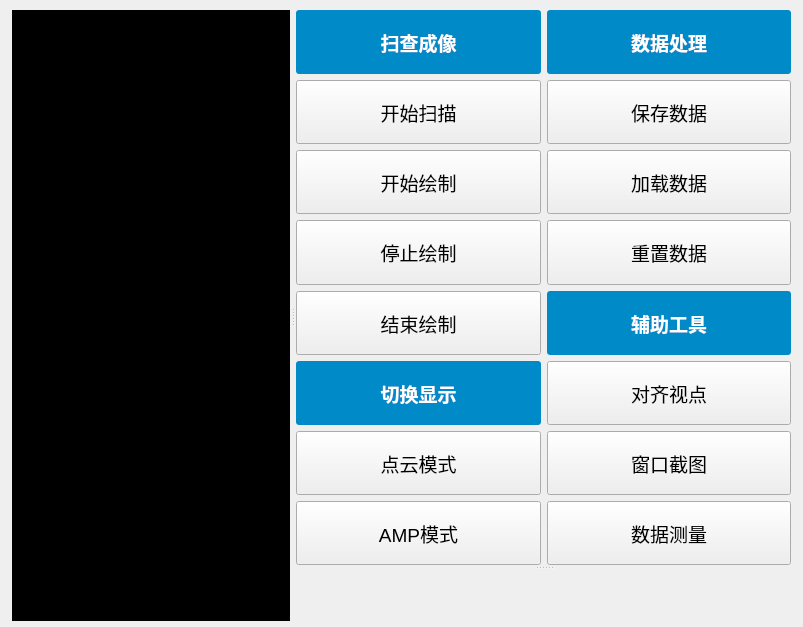
<?xml version="1.0" encoding="UTF-8"?>
<ui version="4.0">
 <class>MainWindow3</class>
 <widget class="QMainWindow" name="MainWindow3">
  <property name="geometry">
   <rect>
    <x>0</x>
    <y>0</y>
    <width>803</width>
    <height>627</height>
   </rect>
  </property>
  <property name="sizePolicy">
   <sizepolicy hsizetype="Expanding" vsizetype="Expanding">
    <horstretch>0</horstretch>
    <verstretch>0</verstretch>
   </sizepolicy>
  </property>
  <property name="windowTitle">
   <string>MainWindow</string>
  </property>
  <widget class="QWidget" name="centralwidget">
   <property name="sizePolicy">
    <sizepolicy hsizetype="Expanding" vsizetype="Expanding">
     <horstretch>0</horstretch>
     <verstretch>0</verstretch>
    </sizepolicy>
   </property>
   <widget class="QWidget" name="layoutWidget">
    <property name="geometry">
     <rect>
      <x>0</x>
      <y>0</y>
      <width>801</width>
      <height>631</height>
     </rect>
    </property>
    <layout class="QGridLayout" name="gridLayout_2" rowstretch="0" columnstretch="0,0,0" columnminimumwidth="0,0,0">
     <property name="sizeConstraint">
      <enum>QLayout::SizeConstraint::SetDefaultConstraint</enum>
     </property>
     <property name="leftMargin">
      <number>10</number>
     </property>
     <property name="topMargin">
      <number>10</number>
     </property>
     <property name="rightMargin">
      <number>10</number>
     </property>
     <property name="bottomMargin">
      <number>10</number>
     </property>
     <property name="horizontalSpacing">
      <number>2</number>
     </property>
     <property name="verticalSpacing">
      <number>0</number>
     </property>
     <item row="0" column="0" colspan="2">
      <widget class="QWidget" name="colorBarWidget" native="true"/>
     </item>
     <item row="0" column="2">
      <widget class="QSplitter" name="mainSplitter">
       <property name="orientation">
        <enum>Qt::Orientation::Horizontal</enum>
       </property>
       <property name="handleWidth">
        <number>6</number>
       </property>
       <property name="childrenCollapsible">
        <bool>false</bool>
       </property>
       <widget class="QVTKOpenGLNativeWidget" name="vtkWidget" native="true">
        <property name="sizePolicy">
         <sizepolicy hsizetype="Expanding" vsizetype="Expanding">
          <horstretch>0</horstretch>
          <verstretch>0</verstretch>
         </sizepolicy>
        </property>
        <property name="styleSheet">
         <string notr="true">background-color: rgb(0, 0, 0);</string>
        </property>
       </widget>
       <widget class="QSplitter" name="rightPanelSplitter">
        <property name="frameShape">
         <enum>QFrame::Shape::NoFrame</enum>
        </property>
        <property name="lineWidth">
         <number>1</number>
        </property>
        <property name="midLineWidth">
         <number>0</number>
        </property>
        <property name="orientation">
         <enum>Qt::Orientation::Vertical</enum>
        </property>
        <property name="opaqueResize">
         <bool>true</bool>
        </property>
        <property name="handleWidth">
         <number>6</number>
        </property>
        <property name="childrenCollapsible">
         <bool>false</bool>
        </property>
        <widget class="QWidget" name="rightPanelTopWidget">
         <layout class="QGridLayout" name="gridLayout" columnstretch="0,0">
          <item row="3" column="1">
           <widget class="QPushButton" name="pushButton_4">
            <property name="sizePolicy">
             <sizepolicy hsizetype="Expanding" vsizetype="Expanding">
              <horstretch>0</horstretch>
              <verstretch>0</verstretch>
             </sizepolicy>
            </property>
            <property name="font">
             <font>
              <pointsize>14</pointsize>
             </font>
            </property>
            <property name="text">
             <string>重置数据</string>
            </property>
           </widget>
          </item>
          <item row="3" column="0">
           <widget class="QPushButton" name="pushButton_2">
            <property name="sizePolicy">
             <sizepolicy hsizetype="Expanding" vsizetype="Expanding">
              <horstretch>0</horstretch>
              <verstretch>0</verstretch>
             </sizepolicy>
            </property>
            <property name="font">
             <font>
              <pointsize>14</pointsize>
             </font>
            </property>
            <property name="text">
             <string>停止绘制</string>
            </property>
           </widget>
          </item>
          <item row="2" column="0">
           <widget class="QPushButton" name="pushButton">
            <property name="sizePolicy">
             <sizepolicy hsizetype="Expanding" vsizetype="Expanding">
              <horstretch>0</horstretch>
              <verstretch>0</verstretch>
             </sizepolicy>
            </property>
            <property name="font">
             <font>
              <pointsize>14</pointsize>
             </font>
            </property>
            <property name="text">
             <string>开始绘制</string>
            </property>
           </widget>
          </item>
          <item row="1" column="0">
           <widget class="QPushButton" name="pushButton_7">
            <property name="sizePolicy">
             <sizepolicy hsizetype="Expanding" vsizetype="Expanding">
              <horstretch>0</horstretch>
              <verstretch>0</verstretch>
             </sizepolicy>
            </property>
            <property name="font">
             <font>
              <pointsize>14</pointsize>
             </font>
            </property>
            <property name="text">
             <string>开始扫描</string>
            </property>
           </widget>
          </item>
          <item row="2" column="1">
           <widget class="QPushButton" name="pushButton_6">
            <property name="sizePolicy">
             <sizepolicy hsizetype="Expanding" vsizetype="Expanding">
              <horstretch>0</horstretch>
              <verstretch>0</verstretch>
             </sizepolicy>
            </property>
            <property name="font">
             <font>
              <pointsize>14</pointsize>
             </font>
            </property>
            <property name="text">
             <string>加载数据</string>
            </property>
           </widget>
          </item>
          <item row="0" column="1">
           <widget class="QLabel" name="label_2">
            <property name="sizePolicy">
             <sizepolicy hsizetype="Expanding" vsizetype="Expanding">
              <horstretch>0</horstretch>
              <verstretch>0</verstretch>
             </sizepolicy>
            </property>
            <property name="font">
             <font>
              <pointsize>14</pointsize>
              <bold>true</bold>
             </font>
            </property>
            <property name="styleSheet">
             <string notr="true">border-radius: 3px;
color: rgb(255, 255, 255);
background-color: rgb(0, 138, 200);</string>
            </property>
            <property name="text">
             <string>数据处理</string>
            </property>
            <property name="alignment">
             <set>Qt::AlignmentFlag::AlignCenter</set>
            </property>
           </widget>
          </item>
          <item row="1" column="1">
           <widget class="QPushButton" name="pushButton_5">
            <property name="sizePolicy">
             <sizepolicy hsizetype="Expanding" vsizetype="Expanding">
              <horstretch>0</horstretch>
              <verstretch>0</verstretch>
             </sizepolicy>
            </property>
            <property name="font">
             <font>
              <pointsize>14</pointsize>
             </font>
            </property>
            <property name="text">
             <string>保存数据</string>
            </property>
           </widget>
          </item>
          <item row="4" column="0">
           <widget class="QPushButton" name="pushButton_3">
            <property name="sizePolicy">
             <sizepolicy hsizetype="Expanding" vsizetype="Expanding">
              <horstretch>0</horstretch>
              <verstretch>0</verstretch>
             </sizepolicy>
            </property>
            <property name="font">
             <font>
              <pointsize>14</pointsize>
             </font>
            </property>
            <property name="text">
             <string>结束绘制</string>
            </property>
           </widget>
          </item>
          <item row="0" column="0">
           <widget class="QLabel" name="label">
            <property name="sizePolicy">
             <sizepolicy hsizetype="Expanding" vsizetype="Expanding">
              <horstretch>0</horstretch>
              <verstretch>0</verstretch>
             </sizepolicy>
            </property>
            <property name="font">
             <font>
              <pointsize>14</pointsize>
              <bold>true</bold>
             </font>
            </property>
            <property name="styleSheet">
             <string notr="true">border-radius: 3px;
color: rgb(255, 255, 255);
background-color: rgb(0, 138, 200);</string>
            </property>
            <property name="text">
             <string>扫查成像</string>
            </property>
            <property name="alignment">
             <set>Qt::AlignmentFlag::AlignCenter</set>
            </property>
           </widget>
          </item>
          <item row="5" column="0">
           <widget class="QLabel" name="label_3">
            <property name="sizePolicy">
             <sizepolicy hsizetype="Expanding" vsizetype="Expanding">
              <horstretch>0</horstretch>
              <verstretch>0</verstretch>
             </sizepolicy>
            </property>
            <property name="font">
             <font>
              <pointsize>14</pointsize>
              <bold>true</bold>
             </font>
            </property>
            <property name="styleSheet">
             <string notr="true">border-radius: 3px;
color: rgb(255, 255, 255);
background-color: rgb(0, 138, 200);</string>
            </property>
            <property name="text">
             <string>切换显示</string>
            </property>
            <property name="alignment">
             <set>Qt::AlignmentFlag::AlignCenter</set>
            </property>
           </widget>
          </item>
          <item row="11" column="0">
           <widget class="QPushButton" name="pushButton_12">
            <property name="sizePolicy">
             <sizepolicy hsizetype="Expanding" vsizetype="Expanding">
              <horstretch>0</horstretch>
              <verstretch>0</verstretch>
             </sizepolicy>
            </property>
            <property name="font">
             <font>
              <pointsize>14</pointsize>
             </font>
            </property>
            <property name="text">
             <string>点云模式</string>
            </property>
           </widget>
          </item>
          <item row="12" column="0">
           <widget class="QPushButton" name="pushButton_8">
            <property name="sizePolicy">
             <sizepolicy hsizetype="Expanding" vsizetype="Expanding">
              <horstretch>0</horstretch>
              <verstretch>0</verstretch>
             </sizepolicy>
            </property>
            <property name="font">
             <font>
              <pointsize>14</pointsize>
             </font>
            </property>
            <property name="text">
             <string>AMP模式</string>
            </property>
           </widget>
          </item>
          <item row="4" column="1">
           <widget class="QLabel" name="label_4">
            <property name="sizePolicy">
             <sizepolicy hsizetype="Expanding" vsizetype="Expanding">
              <horstretch>0</horstretch>
              <verstretch>0</verstretch>
             </sizepolicy>
            </property>
            <property name="font">
             <font>
              <pointsize>14</pointsize>
              <bold>true</bold>
             </font>
            </property>
            <property name="styleSheet">
             <string notr="true">border-radius: 3px;
color: rgb(255, 255, 255);
background-color: rgb(0, 138, 200);</string>
            </property>
            <property name="text">
             <string>辅助工具</string>
            </property>
            <property name="alignment">
             <set>Qt::AlignmentFlag::AlignCenter</set>
            </property>
           </widget>
          </item>
          <item row="5" column="1">
           <widget class="QPushButton" name="pushButton_9">
            <property name="sizePolicy">
             <sizepolicy hsizetype="Expanding" vsizetype="Expanding">
              <horstretch>0</horstretch>
              <verstretch>0</verstretch>
             </sizepolicy>
            </property>
            <property name="font">
             <font>
              <pointsize>14</pointsize>
             </font>
            </property>
            <property name="text">
             <string>对齐视点</string>
            </property>
           </widget>
          </item>
          <item row="11" column="1">
           <widget class="QPushButton" name="pushButton_11">
            <property name="sizePolicy">
             <sizepolicy hsizetype="Expanding" vsizetype="Expanding">
              <horstretch>0</horstretch>
              <verstretch>0</verstretch>
             </sizepolicy>
            </property>
            <property name="font">
             <font>
              <pointsize>14</pointsize>
             </font>
            </property>
            <property name="text">
             <string>窗口截图</string>
            </property>
           </widget>
          </item>
          <item row="12" column="1">
           <widget class="QPushButton" name="pushButton_10">
            <property name="sizePolicy">
             <sizepolicy hsizetype="Expanding" vsizetype="Expanding">
              <horstretch>0</horstretch>
              <verstretch>0</verstretch>
             </sizepolicy>
            </property>
            <property name="font">
             <font>
              <pointsize>14</pointsize>
             </font>
            </property>
            <property name="text">
             <string>数据测量</string>
            </property>
           </widget>
          </item>
         </layout>
        </widget>
        <widget class="DataPanel" name="dataPanel">
         <property name="sizePolicy">
          <sizepolicy hsizetype="Expanding" vsizetype="Expanding">
           <horstretch>0</horstretch>
           <verstretch>0</verstretch>
          </sizepolicy>
         </property>
        </widget>
       </widget>
      </widget>
     </item>
    </layout>
   </widget>
  </widget>
 </widget>
 <customwidgets>
  <customwidget>
   <class>QVTKOpenGLNativeWidget</class>
   <extends>QWidget</extends>
   <header>qvtkopenglnativewidget.h</header>
   <container>1</container>
  </customwidget>
  <customwidget>
   <class>DataPanel</class>
   <extends>QFrame</extends>
   <header>datapanel.h</header>
   <container>1</container>
  </customwidget>
 </customwidgets>
 <resources/>
 <connections/>
</ui>
